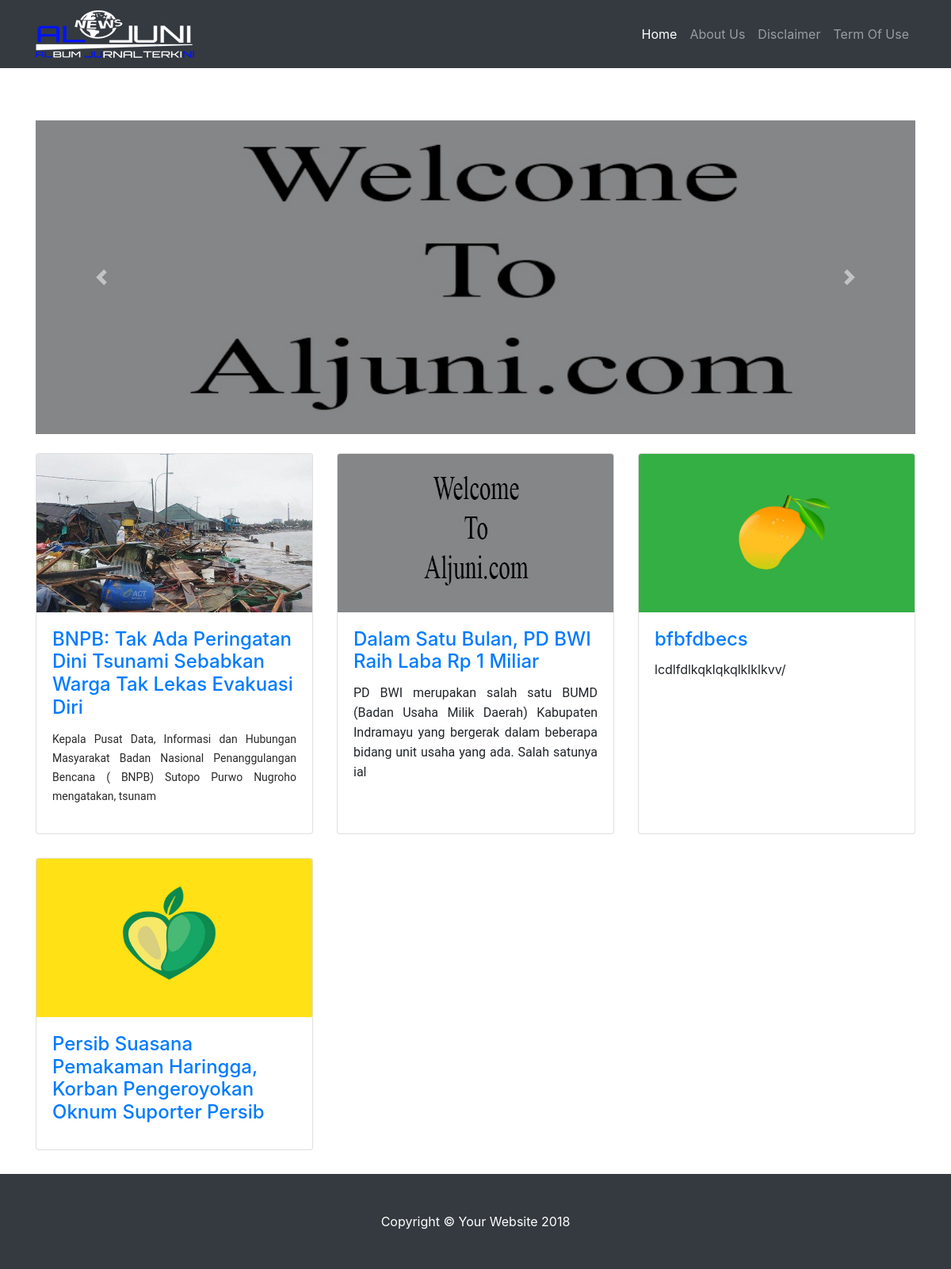
The page / on the database its author committed.
### tables this page shows
CREATE TABLE `artikel1` (
  `id_artikel` int(11) NOT NULL,
  `judul` varchar(100) NOT NULL,
  `kategori` varchar(50) NOT NULL,
  `deskripsi` text NOT NULL,
  `img_artikel` varchar(255) NOT NULL
);

### index.php (the view, shortened to what this page needs)
<!DOCTYPE html>
<html lang="en">
  <head>
    <link href="vendor/bootstrap/css/bootstrap.min.css" rel="stylesheet">
    <link href="css/3-col-portfolio.css" rel="stylesheet">
  </head>
  <body>
    <nav class="navbar navbar-expand-lg navbar-dark bg-dark fixed-top">
      <div class="container">
        <a class="navbar-brand" href="index.php"><img src="logooo.png"></a>
        <div class="collapse navbar-collapse" id="navbarResponsive">
          <ul class="navbar-nav ml-auto">
            <li class="nav-item active">
              <a class="nav-link" href="index.php">Home
              </a>
            </li>
            <li class="nav-item">
              <a class="nav-link" href="about.php">About Us</a>
            </li>
            <li class="nav-item">
              <a class="nav-link" href="disclaimer.php">Disclaimer</a>
            </li>
            <li class="nav-item">
              <a class="nav-link" href="tos.php">Term Of Use</a>
            </li>
          </ul>
        </div>
      </div>
    </nav>
    <br><br><br><br>
    <div class="container">
        <div class="row">
          <div class="col-lg-12">
            <div id="carouselExampleControls" class="carousel slide" data-ride="carousel">
              <div class="carousel-inner">
                <div class="carousel-item active">
                  <img class="d-block w-100" src="5.jpg" alt="First slide">
                </div>
              </div>
                <a class="carousel-control-prev" href="#carouselExampleControls" role="button" data-slide="prev">
                  <span class="carousel-control-prev-icon" aria-hidden="true"></span>
                </a>
                <a class="carousel-control-next" href="#carouselExampleControls" role="button" data-slide="next">
                  <span class="carousel-control-next-icon" aria-hidden="true"></span>
                </a>
          </div>
          <br>
          </div>
        <?php
            include 'Admin/pages/koneksi.php';
                                        $sql = "SELECT * FROM artikel1 ORDER BY id_artikel DESC";
                                        $res_data = mysqli_query($koneksi,$sql);
                                        while($row = mysqli_fetch_array($res_data)){
                                            $id_artikel =$row[0];
                                            $judul=$row[1];
                                            $deskripsi=$row[3];
                                            $img_artikel="admin/pages/images/".$row[4];
        ?>
        <div class="col-lg-4 col-sm-6 portfolio-item">
          <div class="card h-100">
           <?php echo " <a href='artikel.php?id_artikel=$id_artikel'><img width='500' height='200' class='card-img-top'src=".$img_artikel."></a>";?>
            <div class="card-body">
              <h4 class="card-title">
               <?php  echo "<a href='artikel.php?id_artikel=$id_artikel'>".$judul."</a>"; ?>
              </h4>
              <?php   echo substr($deskripsi, 0,250); ?>
            </div>
          </div>
        </div>
         <?php } ?>
         <br><br><br>
          </div>
    </div>
    <footer class="py-5 bg-dark">
      <div class="container">
        <p class="m-0 text-center text-white">Copyright &copy; Your Website 2018</p>
      </div>
    </footer>
  </body>
</html>

### colom/css/3-col-portfolio.css (style rules this page uses)
body { padding-top: 54px; }
@media (min-width: 992px) { body { padding-top: 56px; } }
.portfolio-item { margin-bottom: 30px; }

### rows shown on the page
artikel1: img_artikel (picture), judul "BNPB: Tak Ada Peringatan Dini Tsunami Sebabkan Warga Tak Lekas Evakuasi Diri", deskripsi "Kepala Pusat Data, Informasi dan Hubungan Masyarakat Badan Nasional Penanggulangan Bencana ( BNPB) Sutopo Purwo Nugroho mengatakan, tsunam"
artikel1: img_artikel (picture), judul "Dalam Satu Bulan, PD BWI Raih Laba Rp 1 Miliar", deskripsi "PD BWI merupakan salah satu BUMD (Badan Usaha Milik Daerah) Kabupaten Indramayu yang bergerak dalam beberapa bidang unit usaha yang ada. Salah satunya ial"
artikel1: img_artikel (picture), judul "bfbfdbecs", deskripsi "lcdlfdlkqklqkqlklklkvv/"
artikel1: img_artikel (picture), judul "Persib Suasana Pemakaman Haringga, Korban Pengeroyokan Oknum Suporter Persib"
